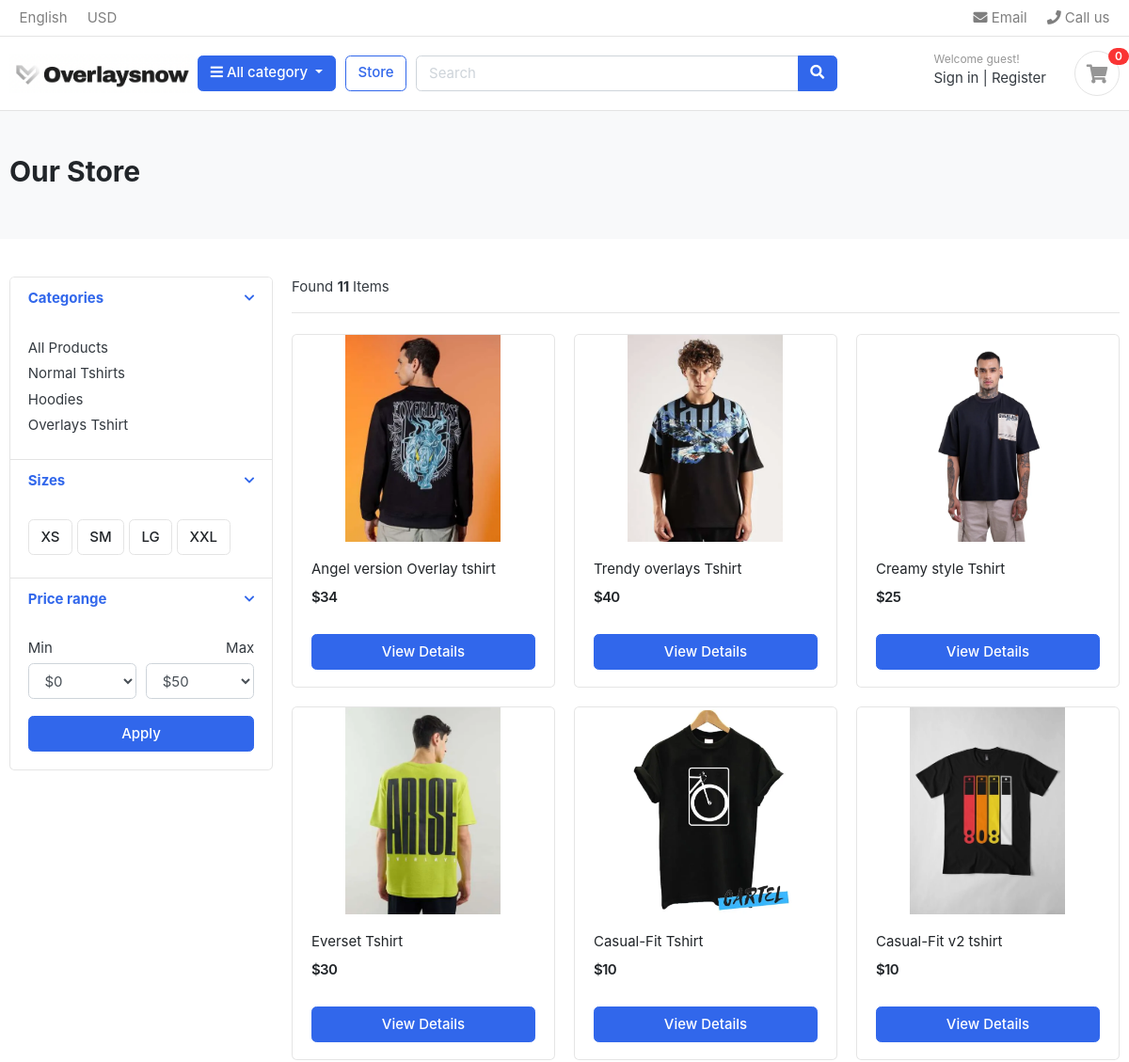
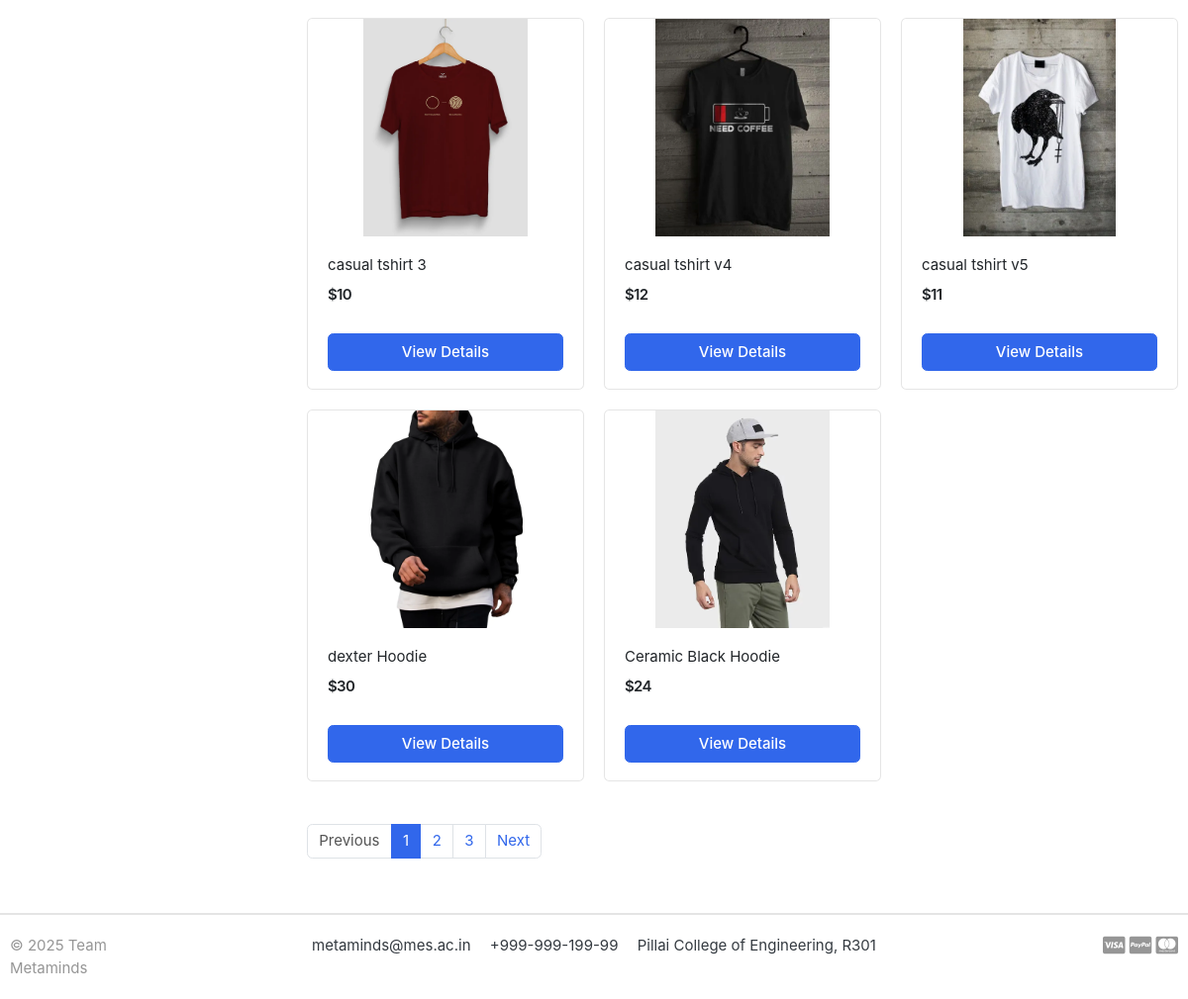
/store/, run on the app's committed database (2 pictures, top to bottom).
### category/models.py (models this page shows, shortened)
class Category(models.Model):
    category_name = models.CharField(max_length=50, unique=True)
    slug = models.SlugField(max_length=100, unique=True)
    description = models.CharField(max_length=255)
    cat_image = models.ImageField(upload_to='photos/category', blank=True)
    class Meta:
        verbose_name = 'Category'
        verbose_name_plural = 'Categories'
    def get_url(self):
        return reverse('products_by_category', args=[self.slug])

### store/models.py (models this page shows, shortened)
class Product(models.Model):
    product_name  = models.CharField(max_length=200, unique=True)
    slug          = models.SlugField(max_length=200, unique=True)
    description   = models.TextField(max_length=500, blank=True)
    price         = models.IntegerField()
    images        = models.ImageField(upload_to='photos/products')
    stock         = models.IntegerField()
    is_available  = models.BooleanField(default=True)
    category      = models.ForeignKey(Category, on_delete=models.CASCADE)
    created_date  = models.DateTimeField(auto_now_add=True)
    modified_date = models.DateTimeField(auto_now=True)
    def get_url(self):
        return reverse('product_detail', args=[self.category.slug, self.slug])

### store/views.py (the view)
# urls.py: path('store/', include('store.urls')),
def store(request, category_slug=None):
     categories = None
     products = None
     if category_slug != None:
          categories = get_object_or_404(Category, slug=category_slug)
          products = Product.objects.filter(category=categories, is_available=True)
          product_count = products.count()
     else:
                products = Product.objects.all().filter(is_available=True)
                product_count = products.count()
     context = {
      'products': products,
      'product_count':product_count,
    }
     return render(request, 'store/store.html', context)

### carts/context_processors.py (called while the page is built)
def counter(request):
    cart_count = 0
    if 'admin' in request.path:
        return {}
    else:
        try:
            cart = Cart.objects.filter(cart_id=cart_id(request))
            cart_items = CartItem.objects.all().filter(cart=cart[:1])
            for cart_item in cart_items:
                cart_count += cart_item.quantity
        except Cart.DoesNotExist:
            cart_count =0
    return dict(cart_count= cart_count)

### carts/views.py (called while the page is built)
def cart_id(request):
    cart = request.session.session_key
    if not cart:
        cart = request.session.create()
    return cart

### category/context_processors.py (called while the page is built)
def menu_links(request):
    links = Category.objects.all()
    return dict(links=links)

### templates/store/store.html (shortened to what this page needs)
{% extends 'base.html' %}
{% load static %}
{% block content %}
<section class="section-pagetop bg">
<div class="container">
	<h2 class="title-page">Our Store</h2>
</div>
</section>
<section class="section-content padding-y">
<div class="container">
<div class="row">
	<aside class="col-md-3">
<div class="card">
	<article class="filter-group">
		<header class="card-header">
			<a href="#" data-toggle="collapse" data-target="#collapse_1" aria-expanded="true" class="">
				<i class="icon-control fa fa-chevron-down"></i>
				<h6 class="title">Categories</h6>
			</a>
		</header>
		<div class="filter-content collapse show" id="collapse_1" style="">
			<div class="card-body">
				<ul class="list-menu">
				 <li><a href="{% url 'store' %}"> All Products </a></li>
				{% for category in links %}
				<li><a href="{{ category.get_url }}">{{ category.category_name }} </a></li>
				{% endfor %}
				</ul>
			</div>
		</div>
	</article>
	<article class="filter-group">
		<header class="card-header">
			<a href="#" data-toggle="collapse" data-target="#collapse_4" aria-expanded="true" class="">
				<i class="icon-control fa fa-chevron-down"></i>
				<h6 class="title">Sizes </h6>
			</a>
		</header>
		<div class="filter-content collapse show" id="collapse_4" style="">
			<div class="card-body">
			  <label class="checkbox-btn">
			    <span class="btn btn-light"> XS </span>
			  </label>
			  <label class="checkbox-btn">
			    <span class="btn btn-light"> SM </span>
			  </label>
			  <label class="checkbox-btn">
			    <span class="btn btn-light"> LG </span>
			  </label>
			  <label class="checkbox-btn">
			    <span class="btn btn-light"> XXL </span>
			  </label>
		</div>
		</div>
	</article>
	<article class="filter-group">
		<header class="card-header">
			<a href="#" data-toggle="collapse" data-target="#collapse_3" aria-expanded="true" class="">
				<i class="icon-control fa fa-chevron-down"></i>
				<h6 class="title">Price range </h6>
			</a>
		</header>
		<div class="filter-content collapse show" id="collapse_3" style="">
			<div class="card-body">
				<div class="form-row">
				<div class="form-group col-md-6">
				  <label>Min</label>
				  	<select class="mr-2 form-control">
						<option value="0">$0</option>
					</select>
				</div>
				<div class="form-group text-right col-md-6">
				  <label>Max</label>
				  	<select class="mr-2 form-control">
						<option value="50">$50</option>
					</select>
				</div>
				</div>
				<button class="btn btn-block btn-primary">Apply</button>
			</div>
		</div>
	</article>
</div>
	</aside>
	<main class="col-md-9">
<header class="border-bottom mb-4 pb-3">
		<div class="form-inline">
			<span class="mr-md-auto">Found <b> {{ product_count }} </b> Items</span>
		</div>
</header>
<div class="row">
	{% for product in products %}
	<div class="col-md-4">
		<figure class="card card-product-grid">
			<div class="img-wrap">
				<a href="{{ product.get_url }}"><img src="{{ product.images.url }}"></a>
			</div>
			<figcaption class="info-wrap">
				<div class="fix-height">
					<a href="{{ product.get_url }}" class="title">{{ product.product_name }}</a>
					<div class="price-wrap mt-2">
						<span class="price">${{ product.price }}</span>
					</div>
				</div>
				<a href="{{product.get_url}}" class="btn btn-block btn-primary">View Details</a>
			</figcaption>
		</figure>
	</div>
    {% endfor %}
</div>
<nav class="mt-4" aria-label="Page navigation sample">
  <ul class="pagination">
    <li class="page-item disabled"><a class="page-link" href="#">Previous</a></li>
    <li class="page-item active"><a class="page-link" href="#">1</a></li>
    <li class="page-item"><a class="page-link" href="#">2</a></li>
    <li class="page-item"><a class="page-link" href="#">3</a></li>
    <li class="page-item"><a class="page-link" href="#">Next</a></li>
  </ul>
</nav>
	</main>
</div>
</div>
</section>
{% endblock %}

### static/css/ui.css (style rules this page uses)
html { font-family: "Inter", sans-serif; font-size: 15px; }
.img-wrap { text-align: center; display: block; }
.img-wrap img { max-width: 100%; }
.price-wrap { letter-spacing: -0.7px; }
.padding-y { padding-top: 40px; padding-bottom: 40px; }
figure { margin-bottom: 0; }
article:after, .form-group:after { display: block; clear: both; content: ""; }
.bg { background-color: #f8f9fa; }
.title-page { color: #212529; }
.btn-light { background-color: #fff; border-color: #e4e4e4; }
[class*=list-] li:after { visibility: hidden; display: block; content: ""; overflow: hidden; height: 0; clear: both; }
.list-menu { list-style: none; margin: 0; padding-left: 0; }
.list-menu li { margin-bottom: 5px; }
.list-menu a { color: #343a40; }
[class*=card-product] a.title { color: #212529; display: block; }
[class*=card-product] .img-wrap { overflow: hidden; position: relative; }
[class*=card-product] .img-wrap img { height: 100%; max-width: 100%; width: auto; display: inline-block; -o-object-fit: cover; object-fit: cover; }
.card-product-grid { margin-bottom: 20px; }
.card-product-grid .img-wrap { border-radius: 0.2rem 0.2rem 0 0; height: 220px; }
.card-product-grid .info-wrap { overflow: hidden; padding: 18px 20px; }
.card-product-grid .fix-height { height: 80px; overflow: hidden; }
.card .img-wrap { overflow: hidden; }
.price { font-weight: 600; color: #212529; }
.icon-control { margin-top: 5px; float: right; font-size: 80%; }
.card-header .title { margin-bottom: 0; line-height: 1.5; }
.filter-group { border-bottom: 1px solid #e4e4e4; }
.filter-group .card-header { border-bottom: 0; }
.filter-group:last-child { border-bottom: 0; }
.checkbox-btn { position: relative; }
.section-pagetop { padding: 45px 0; }

### data on the page
Category: category_name "Normal Tshirts"
Category: category_name "Hoodies"
Category: category_name "Overlays Tshirt"
Product: images (picture), product_name "Angel version Overlay tshirt", price "34"
Product: images (picture), product_name "Trendy overlays Tshirt", price "40"
Product: images (picture), product_name "Creamy style Tshirt", price "25"
Product: images (picture), product_name "Everset Tshirt", price "30"
Product: images (picture), product_name "Casual-Fit Tshirt", price "10"
Product: images (picture), product_name "Casual-Fit v2 tshirt", price "10"
Product: images (picture), product_name "casual tshirt 3", price "10"
Product: images (picture), product_name "casual tshirt v4", price "12"
Product: images (picture), product_name "casual tshirt v5", price "11"
Product: images (picture), product_name "dexter Hoodie", price "30"
Product: images (picture), product_name "Ceramic Black Hoodie", price "24"

### other printed values
{{ cart_count }} "0"
{{ product_count }} "11"
